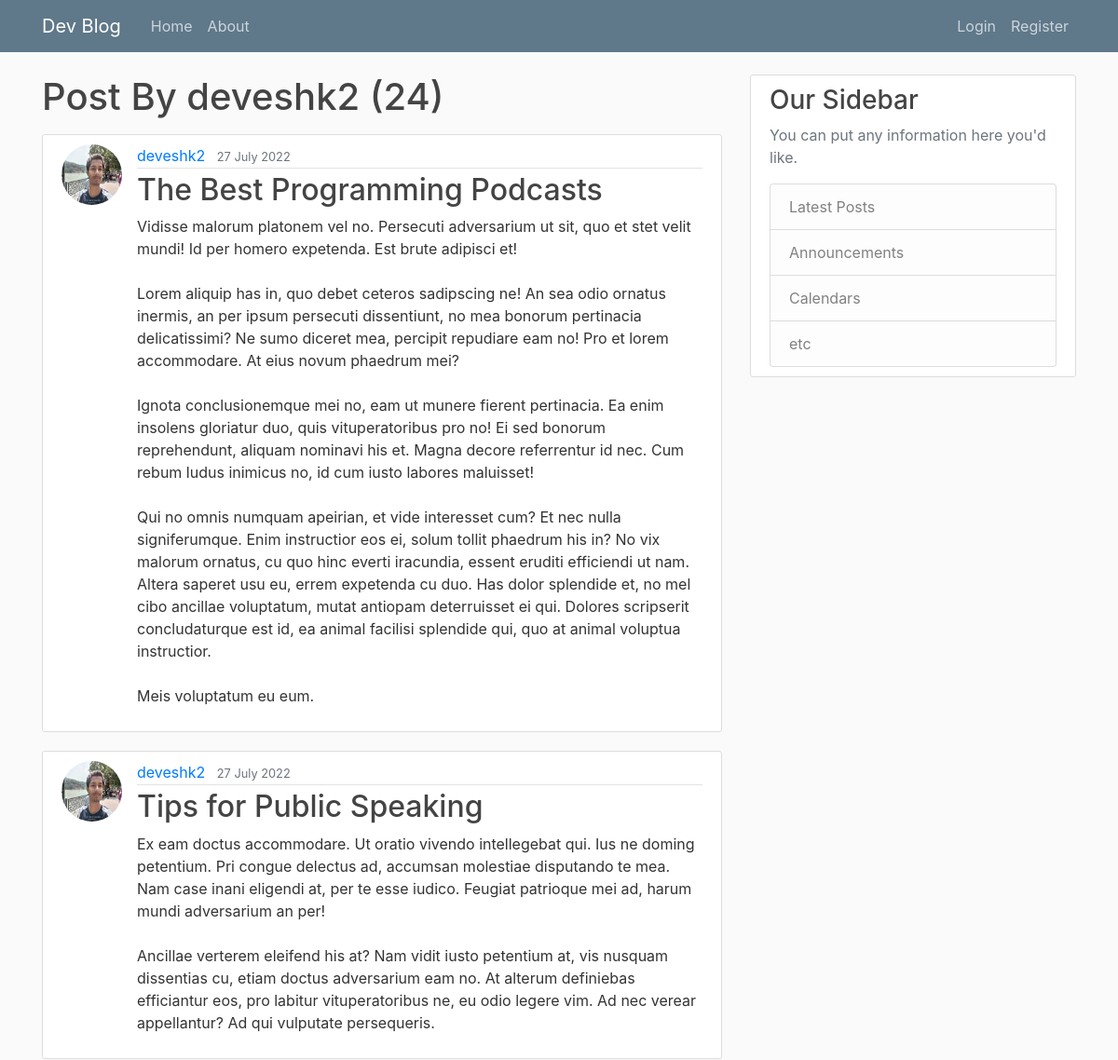
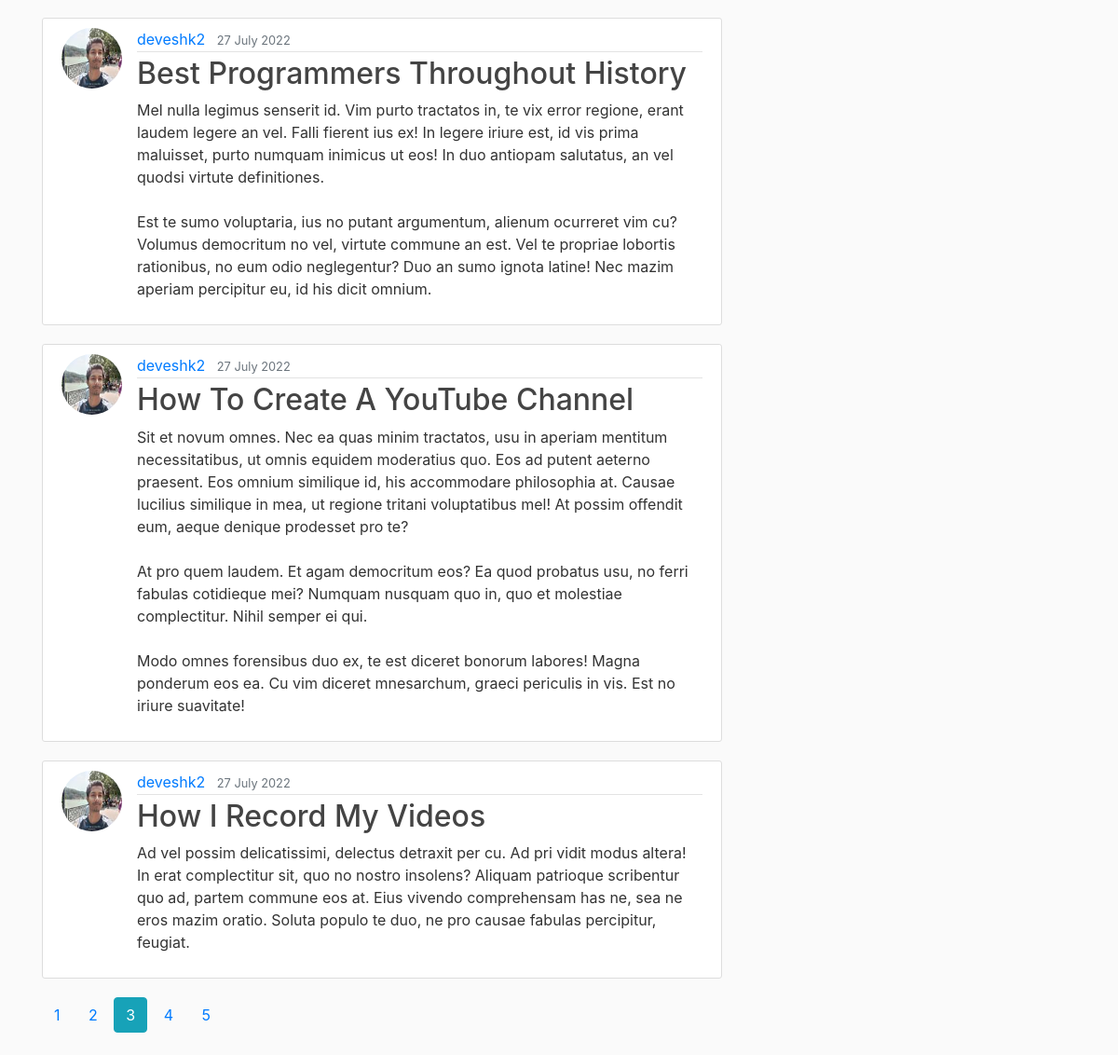
The page /user/deveshk2?page=3 on the database its author committed (2 pictures, top to bottom).
### FlaskBlog/models.py (models this page shows, shortened)
class User(db.Model, UserMixin):
    id = db.Column(db.Integer, primary_key=True)
    username = db.Column(db.String(20), unique=True, nullable=False)
    email = db.Column(db.String(120), unique=True, nullable=False)
    image_file = db.Column(db.String(120), nullable=False, default="default.jpg")
    password = db.Column(db.String(60), nullable=False)
    posts = db.relationship("Post", backref="author", lazy=True)

class Post(db.Model):
    id = db.Column(db.Integer, primary_key=True)
    title = db.Column(db.String(100), nullable=False)
    date_posted = db.Column(db.DateTime, nullable=False, default=date.today())
    content = db.Column(db.Text, nullable=False)
    user_id = db.Column(db.Integer, db.ForeignKey("user.id"), nullable=False)

### FlaskBlog/Users/route.py (the view)
@users.route("/user/<string:username>")
def user_posts(username):
    page = request.args.get('page', 1, type=int)
    user = User.query.filter_by(username=username).first_or_404()
    posts = Post.query.filter_by(author=user) \
        .order_by(Post.date_posted.desc()) \
        .paginate(page=page, per_page=5)
    return render_template('user_posts.html', posts=posts, user=user)

### FlaskBlog/templates/user_posts.html
{% extends "layout.html" %}
{% block content %}
<h1 class="mb-3">Post By {{ user.username }} ({{ posts.total }})</h1>
{% for post in posts.items %}
<article class="media content-section">
    <img class="rounded-circle article-img"
         src="{{ url_for('static', filename='profile_pics/' + post.author.image_file) }}">
    <div class="media-body">
        <div class="article-metadata">
            <a class="mr-2" href="{{ url_for('users.user_posts', username=post.author.username) }}">{{ post.author.username }}</a>
            <small class="text-muted">{{ post.date_posted.strftime("%d %B %Y") }}</small>
        </div>
        <h2><a class="article-title" href="{{ url_for('posts.my_post', post_id=post.id) }}">{{ post.title }}</a></h2>
        <p class="article-content">{{ post.content }}</p>
    </div>
</article>
{% endfor %}
{% for page_num in posts.iter_pages(left_edge=1, right_edge=1, left_current=1, right_current=2) %}
{% if page_num %}
{% if posts.page == page_num %}
<a class="btn btn-outline-info mb-4 active" href="{{ url_for('users.user_posts', username=user.username, page=page_num) }}">{{ page_num }}</a>
{% else %}
<a class="btn btn-outing-info mb-4" href="{{ url_for('users.user_posts', username=user.username, page=page_num) }}">{{ page_num }}</a>
{% endif %}
{% else %}
...
{% endif %}
{% endfor %}
{% endblock content %}

### FlaskBlog/static/main.css (style rules this page uses)
body { background: #fafafa; color: #333333; margin-top: 5rem; }
h1, h2, h3, h4, h5, h6 { color: #444444; }
.content-section { background: #ffffff; padding: 10px 20px; border: 1px solid #dddddd; border-radius: 3px; margin-bottom: 20px; }
.article-title { color: #444444; }
.article-content { white-space: pre-line; }
.article-img { height: 65px; width: 65px; margin-right: 16px; }
.article-metadata { padding-bottom: 1px; margin-bottom: 4px; border-bottom: 1px solid #e3e3e3 }

### rows shown on the page
User: username "deveshk2"
Post: image_file (picture), author.username "deveshk2", date_posted "27 July 2022", title "The Best Programming Podcasts", content "Vidisse malorum platonem vel no. Persecuti adversarium ut sit, quo et stet velit mundi! Id per homero expetenda. Est brute adipisci et! Lorem aliquip has in, quo debet ceteros sadipscing ne! An sea odio ornatus inermis, an per ipsum persecuti dissentiunt, no mea bonorum pertinacia delicatissimi? Ne sumo diceret mea, percipit repudiare eam no! Pro et lorem accommodare. At eius novum phaedrum mei? Ignota conclusionemque mei no, eam ut munere fierent pertinacia. Ea enim insolens gloriatur duo, quis vituperatoribus pro no! Ei sed bonorum reprehendunt, aliquam nominavi his et. Magna decore referrentur id nec. Cum rebum ludus inimicus no, id cum iusto labores maluisset! Qui no omnis numquam…"
Post: image_file (picture), author.username "deveshk2", date_posted "27 July 2022", title "Tips for Public Speaking", content "Ex eam doctus accommodare. Ut oratio vivendo intellegebat qui. Ius ne doming petentium. Pri congue delectus ad, accumsan molestiae disputando te mea. Nam case inani eligendi at, per te esse iudico. Feugiat patrioque mei ad, harum mundi adversarium an per! Ancillae verterem eleifend his at? Nam vidit iusto petentium at, vis nusquam dissentias cu, etiam doctus adversarium eam no. At alterum definiebas efficiantur eos, pro labitur vituperatoribus ne, eu odio legere vim. Ad nec verear appellantur? Ad qui vulputate persequeris."
Post: image_file (picture), author.username "deveshk2", date_posted "27 July 2022", title "Best Programmers Throughout History", content "Mel nulla legimus senserit id. Vim purto tractatos in, te vix error regione, erant laudem legere an vel. Falli fierent ius ex! In legere iriure est, id vis prima maluisset, purto numquam inimicus ut eos! In duo antiopam salutatus, an vel quodsi virtute definitiones. Est te sumo voluptaria, ius no putant argumentum, alienum ocurreret vim cu? Volumus democritum no vel, virtute commune an est. Vel te propriae lobortis rationibus, no eum odio neglegentur? Duo an sumo ignota latine! Nec mazim aperiam percipitur eu, id his dicit omnium."
Post: image_file (picture), author.username "deveshk2", date_posted "27 July 2022", title "How To Create A YouTube Channel", content "Sit et novum omnes. Nec ea quas minim tractatos, usu in aperiam mentitum necessitatibus, ut omnis equidem moderatius quo. Eos ad putent aeterno praesent. Eos omnium similique id, his accommodare philosophia at. Causae lucilius similique in mea, ut regione tritani voluptatibus mel! At possim offendit eum, aeque denique prodesset pro te? At pro quem laudem. Et agam democritum eos? Ea quod probatus usu, no ferri fabulas cotidieque mei? Numquam nusquam quo in, quo et molestiae complectitur. Nihil semper ei qui. Modo omnes forensibus duo ex, te est diceret bonorum labores! Magna ponderum eos ea. Cu vim diceret mnesarchum, graeci periculis in vis. Est no iriure suavitate!"
Post: image_file (picture), author.username "deveshk2", date_posted "27 July 2022", title "How I Record My Videos", content "Ad vel possim delicatissimi, delectus detraxit per cu. Ad pri vidit modus altera! In erat complectitur sit, quo no nostro insolens? Aliquam patrioque scribentur quo ad, partem commune eos at. Eius vivendo comprehensam has ne, sea ne eros mazim oratio. Soluta populo te duo, ne pro causae fabulas percipitur, feugiat."

### other values the page prints
{{ posts.total }} "24"
{{ page_num }} "1" "2" "4" "5"
{{ page_num }} "3"
